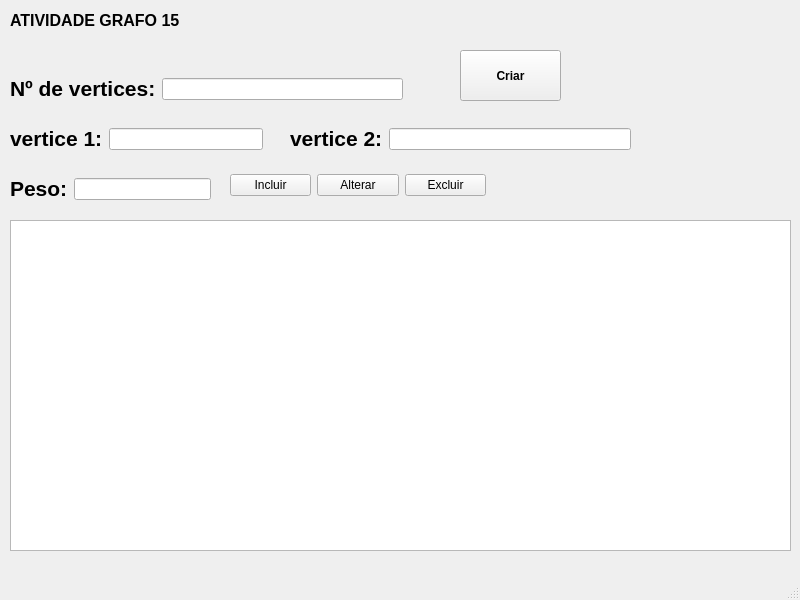
<?xml version="1.0" encoding="UTF-8"?>
<ui version="4.0">
 <class>MainWindow</class>
 <widget class="QMainWindow" name="MainWindow">
  <property name="geometry">
   <rect>
    <x>0</x>
    <y>0</y>
    <width>800</width>
    <height>600</height>
   </rect>
  </property>
  <property name="windowTitle">
   <string>Atividade 15</string>
  </property>
  <widget class="QWidget" name="centralwidget">
   <widget class="QLabel" name="label">
    <property name="geometry">
     <rect>
      <x>10</x>
      <y>0</y>
      <width>221</width>
      <height>41</height>
     </rect>
    </property>
    <property name="text">
     <string>&lt;html&gt;&lt;head/&gt;&lt;body&gt;&lt;p&gt;&lt;span style=&quot; font-size:12pt; font-weight:700;&quot;&gt;ATIVIDADE GRAFO 15&lt;/span&gt;&lt;/p&gt;&lt;/body&gt;&lt;/html&gt;</string>
    </property>
   </widget>
   <widget class="QPushButton" name="pushButton_criar">
    <property name="geometry">
     <rect>
      <x>460</x>
      <y>50</y>
      <width>101</width>
      <height>51</height>
     </rect>
    </property>
    <property name="font">
     <font>
      <bold>true</bold>
     </font>
    </property>
    <property name="text">
     <string>Criar</string>
    </property>
   </widget>
   <widget class="QTableWidget" name="tableWidget">
    <property name="geometry">
     <rect>
      <x>10</x>
      <y>220</y>
      <width>781</width>
      <height>331</height>
     </rect>
    </property>
   </widget>
   <widget class="QWidget" name="">
    <property name="geometry">
     <rect>
      <x>230</x>
      <y>170</y>
      <width>256</width>
      <height>31</height>
     </rect>
    </property>
    <layout class="QHBoxLayout" name="horizontalLayout">
     <item>
      <widget class="QPushButton" name="pushButton_incluir">
       <property name="text">
        <string>Incluir</string>
       </property>
      </widget>
     </item>
     <item>
      <widget class="QPushButton" name="pushButton_alterar">
       <property name="text">
        <string>Alterar</string>
       </property>
      </widget>
     </item>
     <item>
      <widget class="QPushButton" name="pushButton_excluir">
       <property name="text">
        <string>Excluir</string>
       </property>
      </widget>
     </item>
    </layout>
   </widget>
   <widget class="QWidget" name="">
    <property name="geometry">
     <rect>
      <x>10</x>
      <y>170</y>
      <width>201</width>
      <height>38</height>
     </rect>
    </property>
    <layout class="QHBoxLayout" name="horizontalLayout_2">
     <item>
      <widget class="QLabel" name="label_3">
       <property name="text">
        <string>&lt;html&gt;&lt;head/&gt;&lt;body&gt;&lt;p&gt;&lt;span style=&quot; font-size:16pt; font-weight:700;&quot;&gt;Peso:&lt;/span&gt;&lt;/p&gt;&lt;/body&gt;&lt;/html&gt;</string>
       </property>
      </widget>
     </item>
     <item>
      <widget class="QLineEdit" name="lineEdit_peso"/>
     </item>
    </layout>
   </widget>
   <widget class="QWidget" name="">
    <property name="geometry">
     <rect>
      <x>10</x>
      <y>120</y>
      <width>253</width>
      <height>38</height>
     </rect>
    </property>
    <layout class="QHBoxLayout" name="horizontalLayout_3">
     <item>
      <widget class="QLabel" name="label_4">
       <property name="text">
        <string>&lt;html&gt;&lt;head/&gt;&lt;body&gt;&lt;p&gt;&lt;span style=&quot; font-size:16pt; font-weight:704;&quot;&gt;vertice 1:&lt;/span&gt;&lt;/p&gt;&lt;/body&gt;&lt;/html&gt;</string>
       </property>
      </widget>
     </item>
     <item>
      <widget class="QLineEdit" name="lineEdit_vertice1"/>
     </item>
    </layout>
   </widget>
   <widget class="QWidget" name="">
    <property name="geometry">
     <rect>
      <x>290</x>
      <y>120</y>
      <width>341</width>
      <height>38</height>
     </rect>
    </property>
    <layout class="QHBoxLayout" name="horizontalLayout_4">
     <item>
      <widget class="QLabel" name="label_5">
       <property name="text">
        <string>&lt;html&gt;&lt;head/&gt;&lt;body&gt;&lt;p&gt;&lt;span style=&quot; font-size:16pt; font-weight:704;&quot;&gt;vertice 2:&lt;/span&gt;&lt;/p&gt;&lt;/body&gt;&lt;/html&gt;</string>
       </property>
      </widget>
     </item>
     <item>
      <widget class="QLineEdit" name="lineEdit_vertice2"/>
     </item>
    </layout>
   </widget>
   <widget class="QWidget" name="">
    <property name="geometry">
     <rect>
      <x>10</x>
      <y>70</y>
      <width>393</width>
      <height>38</height>
     </rect>
    </property>
    <layout class="QHBoxLayout" name="horizontalLayout_5">
     <item>
      <widget class="QLabel" name="label_2">
       <property name="text">
        <string>&lt;html&gt;&lt;head/&gt;&lt;body&gt;&lt;p&gt;&lt;span style=&quot; font-size:16pt; font-weight:700;&quot;&gt;Nº de vertices:&lt;/span&gt;&lt;/p&gt;&lt;/body&gt;&lt;/html&gt;</string>
       </property>
      </widget>
     </item>
     <item>
      <widget class="QLineEdit" name="lineEdit_vertices"/>
     </item>
    </layout>
   </widget>
  </widget>
  <widget class="QMenuBar" name="menubar">
   <property name="geometry">
    <rect>
     <x>0</x>
     <y>0</y>
     <width>800</width>
     <height>25</height>
    </rect>
   </property>
  </widget>
  <widget class="QStatusBar" name="statusbar"/>
 </widget>
 <resources/>
 <connections/>
</ui>
